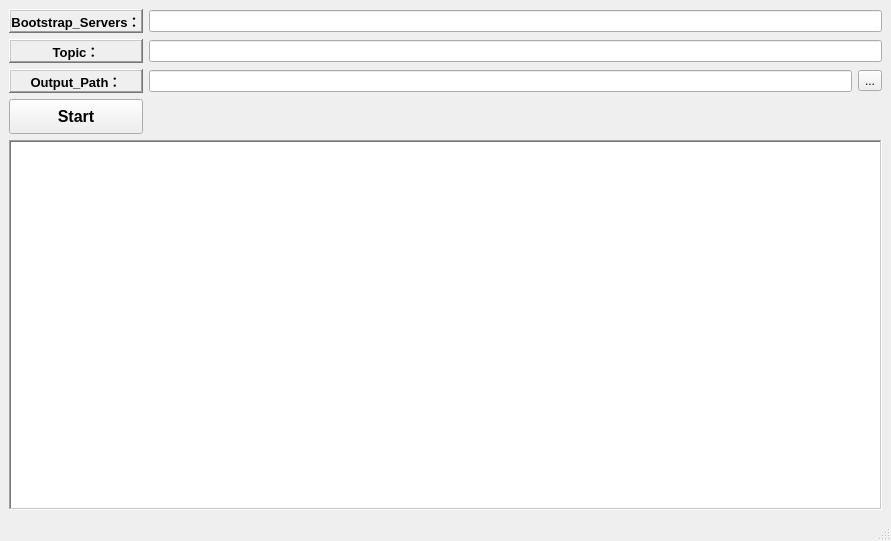
<?xml version="1.0" encoding="UTF-8"?>
<ui version="4.0">
 <class>MainWindow</class>
 <widget class="QMainWindow" name="MainWindow">
  <property name="geometry">
   <rect>
    <x>0</x>
    <y>0</y>
    <width>891</width>
    <height>541</height>
   </rect>
  </property>
  <property name="windowTitle">
   <string>MainWindow</string>
  </property>
  <widget class="QWidget" name="centralwidget">
   <layout class="QVBoxLayout" name="verticalLayout">
    <item>
     <layout class="QGridLayout" name="gridLayout">
      <item row="2" column="1">
       <layout class="QHBoxLayout" name="horizontalLayout">
        <item>
         <widget class="QLineEdit" name="output_lineEdit_3"/>
        </item>
        <item>
         <widget class="QToolButton" name="output_toolButton">
          <property name="text">
           <string>...</string>
          </property>
         </widget>
        </item>
       </layout>
      </item>
      <item row="1" column="1">
       <widget class="QLineEdit" name="topic_lineEdit_2"/>
      </item>
      <item row="0" column="1">
       <widget class="QLineEdit" name="bootstrap_serverslineEdit"/>
      </item>
      <item row="2" column="0">
       <widget class="QLabel" name="label_3">
        <property name="font">
         <font>
          <pointsize>10</pointsize>
          <weight>75</weight>
          <bold>true</bold>
         </font>
        </property>
        <property name="frameShape">
         <enum>QFrame::WinPanel</enum>
        </property>
        <property name="frameShadow">
         <enum>QFrame::Raised</enum>
        </property>
        <property name="midLineWidth">
         <number>1</number>
        </property>
        <property name="text">
         <string>Output_Path：</string>
        </property>
        <property name="alignment">
         <set>Qt::AlignCenter</set>
        </property>
       </widget>
      </item>
      <item row="1" column="0">
       <widget class="QLabel" name="label_2">
        <property name="font">
         <font>
          <pointsize>10</pointsize>
          <weight>75</weight>
          <bold>true</bold>
         </font>
        </property>
        <property name="frameShape">
         <enum>QFrame::WinPanel</enum>
        </property>
        <property name="frameShadow">
         <enum>QFrame::Raised</enum>
        </property>
        <property name="midLineWidth">
         <number>1</number>
        </property>
        <property name="text">
         <string>Topic：</string>
        </property>
        <property name="alignment">
         <set>Qt::AlignCenter</set>
        </property>
       </widget>
      </item>
      <item row="0" column="0">
       <widget class="QLabel" name="label">
        <property name="font">
         <font>
          <pointsize>10</pointsize>
          <weight>75</weight>
          <bold>true</bold>
         </font>
        </property>
        <property name="frameShape">
         <enum>QFrame::WinPanel</enum>
        </property>
        <property name="frameShadow">
         <enum>QFrame::Raised</enum>
        </property>
        <property name="midLineWidth">
         <number>1</number>
        </property>
        <property name="text">
         <string>Bootstrap_Servers：</string>
        </property>
        <property name="alignment">
         <set>Qt::AlignCenter</set>
        </property>
       </widget>
      </item>
      <item row="3" column="0">
       <widget class="QPushButton" name="start">
        <property name="minimumSize">
         <size>
          <width>0</width>
          <height>35</height>
         </size>
        </property>
        <property name="font">
         <font>
          <pointsize>12</pointsize>
          <weight>75</weight>
          <italic>false</italic>
          <bold>true</bold>
          <underline>false</underline>
         </font>
        </property>
        <property name="cursor">
         <cursorShape>PointingHandCursor</cursorShape>
        </property>
        <property name="text">
         <string>Start</string>
        </property>
       </widget>
      </item>
     </layout>
    </item>
    <item>
     <layout class="QGridLayout" name="gridLayout_2">
      <item row="0" column="0">
       <widget class="QPlainTextEdit" name="plainTextEdit">
        <property name="frameShape">
         <enum>QFrame::WinPanel</enum>
        </property>
        <property name="readOnly">
         <bool>true</bool>
        </property>
       </widget>
      </item>
     </layout>
    </item>
   </layout>
  </widget>
  <widget class="QMenuBar" name="menubar">
   <property name="geometry">
    <rect>
     <x>0</x>
     <y>0</y>
     <width>891</width>
     <height>23</height>
    </rect>
   </property>
  </widget>
  <widget class="QStatusBar" name="statusbar"/>
 </widget>
 <resources/>
 <connections/>
</ui>
